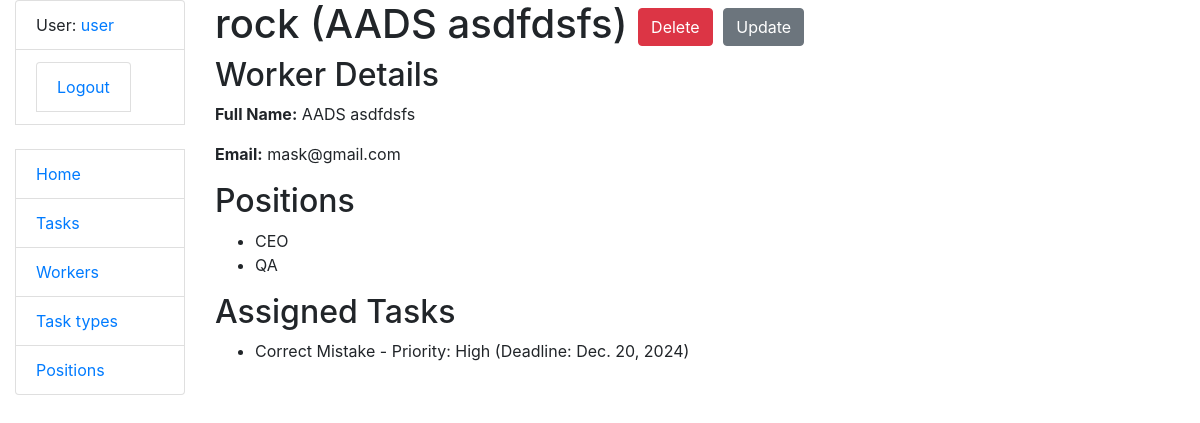
/workers/3/ (signed in), run on the app's committed database.
### task_manager/models.py (models this page shows, shortened)
class Worker(AbstractUser):
    position = models.ManyToManyField(Position)
    groups = models.ManyToManyField(
        Group,
        related_name="worker_set",  # Custom related_name for groups
        blank=True
    )
    user_permissions = models.ManyToManyField(
        Permission,
        related_name="worker_user_set",  # Custom related_name for user_permissions
        blank=True
    )
    class Meta:
        verbose_name = "worker"
        verbose_name_plural = "workers"

class Position(models.Model):
    name = models.CharField(max_length=255)

class Task(models.Model):
    PRIORITY_CHOICES = [
        ("Urgent", "Urgent"),
        ("High", "High"),
        ("Medium", "Medium"),
        ("Low", "Low"),
    ]
    name = models.CharField(max_length=255)
    description = models.TextField()
    deadline = models.DateField()
    is_completed = models.BooleanField(default=False)
    priority = models.CharField(max_length=10, choices=PRIORITY_CHOICES)
    task_type = models.ForeignKey(TaskType, on_delete=models.CASCADE)
    assignees = models.ManyToManyField(Worker)

### task_manager/views.py (the view)
# urls.py: path("workers/<int:pk>/", WorkerDetailView.as_view(), name="worker-detail"),
class WorkerDetailView(LoginRequiredMixin, generic.DetailView):
    model = Worker
    queryset = Worker.objects.all().prefetch_related("position")
    template_name = "task_manager/worker_detail.html"
    context_object_name = "worker"

### task_manager/context_processors.py (called while the page is built)
def cfg_assets_root(request):
    return { 'ASSETS_ROOT' : settings.ASSETS_ROOT }

### templates/task_manager/worker_detail.html
{% extends "base2.html" %}
{% load crispy_forms_filters %}
{% block content %}
  <h1>
    {{ worker.username }} ({{ worker.first_name }} {{ worker.last_name }})
    <a href="{% url 'task_manager:worker-delete' pk=worker.id %}" class="btn btn-danger link-to-page">
      Delete
    </a>
    <a href="{% url 'task_manager:worker-update' pk=worker.id %}" class="btn btn-secondary link-to-page">
      Update
    </a>
  </h1>
  <h2>Worker Details</h2>
  <p><strong>Full Name:</strong> {{ worker.first_name }} {{ worker.last_name }}</p>
  <p><strong>Email:</strong> {{ worker.email }}</p>
  <h2>Positions</h2>
  <ul>
    {% for position in worker.position.all %}
      <li>{{ position.name }}</li>
    {% empty %}
      <li>No positions assigned</li>
    {% endfor %}
  </ul>
  <h2>Assigned Tasks</h2>
  {% if worker.task_set.all %}
    <ul>
      {% for task in worker.task_set.all %}
        <li>
          {{ task.name }} - Priority: {{ task.priority }} (Deadline: {{ task.deadline }})
        </li>
      {% endfor %}
    </ul>
  {% else %}
    <p>No tasks assigned to this worker.</p>
  {% endif %}
{% endblock %}

### templates/includes/sidebar2.html (shortened to what this page needs)
<ul class="sidebar-nav list-group">
  {% if user.is_authenticated %}
    <li class="list-group-item">User: <a href="{{ user.get_absolute_url }}">{{ user.get_username }}</a></li>
    <li class="list-group-item">
      <form method="post" action="{% url 'logout' %}">
        <button type="submit" class="btn btn-link list-group-item">Logout</button>
      </form>
    </li>
  {% else %}
    <li class="list-group-item"><a href="{% url 'login'%}?next={{request.path}}">Login</a></li>
  {% endif %}
  <br>
  <li class="list-group-item"><a href="{% url 'task_manager:index' %}">Home</a></li>
  <li class="list-group-item"><a href="{% url 'task_manager:task-list' %}">Tasks</a></li>
  <li class="list-group-item"><a href="{% url 'task_manager:worker-list' %}">Workers</a></li>
  <li class="list-group-item"><a href="{% url 'task_manager:task-type-list' %}">Task types</a></li>
  <li class="list-group-item"><a href="{% url 'task_manager:position-list' %}">Positions</a></li>
</ul>

### data on the page
Worker: username "rock", first_name "AADS", last_name "asdfdsfs", email "mask@gmail.com"
Position: name "CEO"
Position: name "QA"
Task: name "Correct Mistake", priority "High", deadline "Dec. 20, 2024"

### other printed values
{{ user.get_username }} "user"
